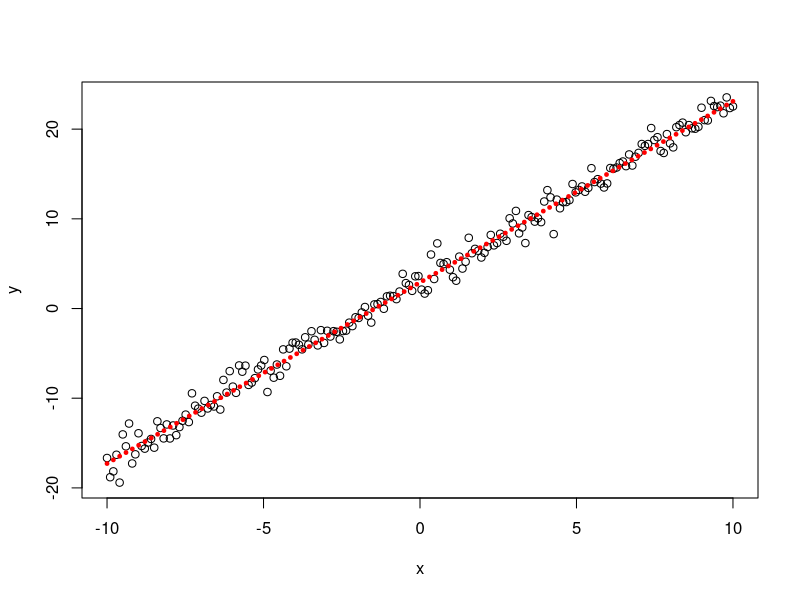

The R script that drew this image:
## DESCRIPTION
## Genetic optimization method using recombination
##
## Timothee Poisot
## Universite Montpellier 2
##
## tpoisot@um2.fr
##

Rsq = function(x,y,pred) # R squared
{
	m <- mean(y)
	SStot <- sum((y-m)^2)
	SSerr <- sum((y-pred)^2)
	return(1-(SSerr/SStot))
}

mutate = function(lop) # Mutation
{
	for(i in 1:length(lop))
	{
		lop[i] = lop[i] + rnorm(1,0,max(0.1,lop[i]/6))
	}
	return(lop)
}

recombin = function(g1,g2,n) # Recombination
{
	tmat = matrix(0,ncol=length(g1),nrow=n)
	tmat[1,] <- g1
	tmat[2,] <- g2
	for(i in 3:nrow(tmat))
	{
		for(j in 1:length(g1))
		{
			tmat[i,j] <- ifelse(runif(1,0,1)<0.5,g1[j],g2[j])
		}
	}
	return(tmat)
}

GenOptim = function(data,goal,problem,error,seed,genparms)
{
	FitHist <- NULL
	InitFlag <- TRUE
	# Population matrix
	PopMat <- matrix(0,ncol=length(seed),nrow=genparms$nind)
	colnames(PopMat) <- names(seed)
	RPopMat <- PopMat
	# Fitness vector
	fitness <- numeric(length=genparms$nind)
	# Begin real code
	with(as.list(genparms),{
		# Initialize population by mutating the seed
		if(InitFlag)
		{
			for(ind in 1:nind) PopMat[ind,] <- mutate(seed)
			InitFlag <- FALSE
		}
		# Now go on with the search alogorithm
		for(gen in 1:ngen)
		{
			# Step 0 : create a new matrix
			tPopMat <- NULL
			# Step 1 : get the fitness of each element
			fit <- apply(PopMat,1,function(x) errorfunc(x,goal,data,problem))
			FitHist[gen] <- min(fit)
			# Step 2 : get the genotypes that reproduce
			OkGen <- PopMat[(rank(fit,ties='random')<=dorep),]
			# Step 3 : make random pairings
			OkGen <- OkGen[sample(c(1:dorep),replace=FALSE),]
			for(pairing in 1:(dorep/2))
			{
				recom <- recombin(OkGen[((2*pairing)-1),],OkGen[((2*pairing)),],2*(nind/dorep))
				recom <- t(apply(recom,1,mutate))
				tPopMat <- rbind(tPopMat,recom)
			}
			# Step 4 : clone the new matrix
			PopMat <- tPopMat
			colnames(PopMat) <- names(seed)
		}
		# Return the best result
		fit <- apply(PopMat,1,function(x) errorfunc(x,goal,data,problem))
		output = list(set=as.list(PopMat[which.min(fit),]),pop=PopMat,fits=fit,fit.log=FitHist)
		return(output)
	})
}

f.optim = function(x,pars) {
	with(as.list(pars),{
		return(a*x+b)
	})
}


## TO USE
errorfunc = function(x,tomatch,basedat,rfunc) sum(abs(tomatch-rfunc(basedat,x)))/length(tomatch)
genparms	<- list(ngen=500,nind=100,recomb=TRUE,dorep=30)
seed.r		<- c(a=1,b=1)

x <- seq(from=-10,to=10,length=200)
y <- 2*x+3+rnorm(length(x))

out <- GenOptim(x,y,f.optim,errorfunc,seed.r,genparms)
plot(x,y)
x2 <- seq(from=min(x),to=max(x),length=100)
points(x2,f.optim(x2,out$set),col='red',pch=19,cex=0.5)
Rsq(x,y,f.optim(x,out$set))